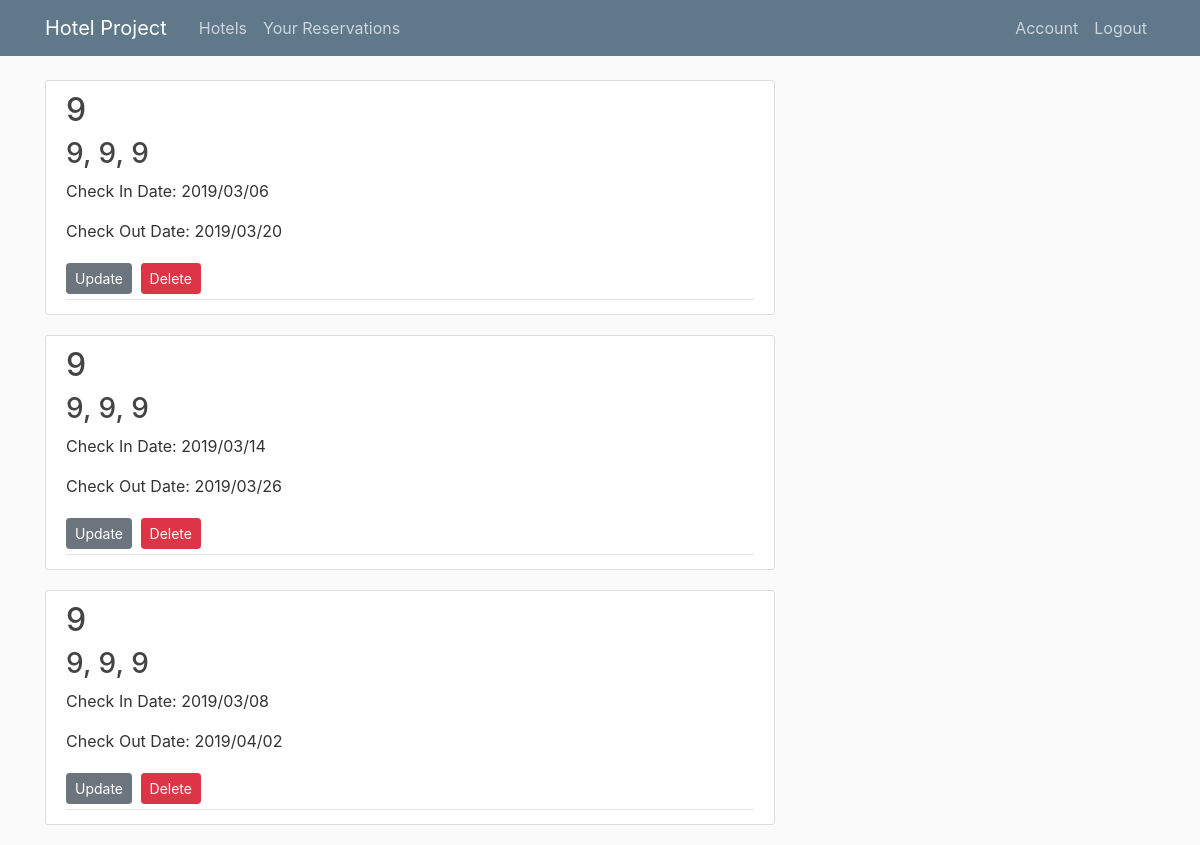
The app's page /reservations (signed in), older data.
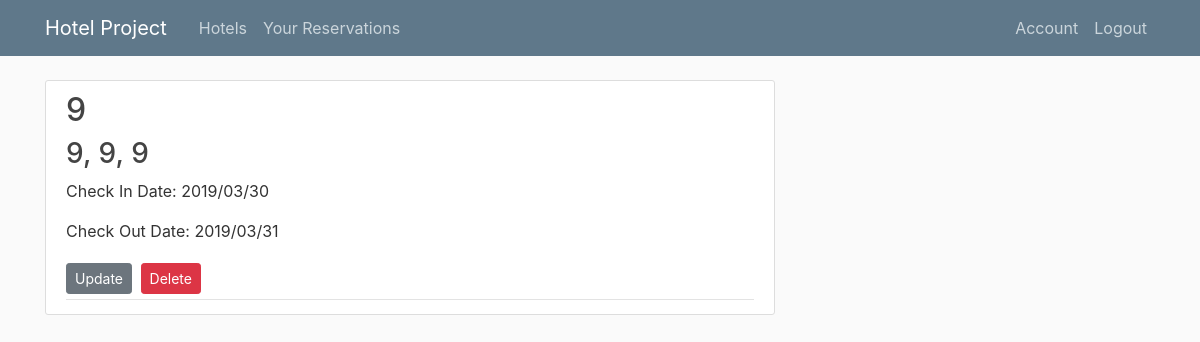
The same page, newer data.
### main/models.py (models this page shows)
class Hotel(db.Model):
    id = db.Column(db.Integer, primary_key = True)
    name = db.Column(db.String(120), nullable = False)
    city = db.Column(db.String(120), nullable = False)
    state = db.Column(db.String(120), nullable = False)
    country = db.Column(db.String(120), nullable = False)
    rating = db.Column(db.Integer, nullable = False)
    price_cat = db.Column(db.String(5), nullable = False)
    price_night = db.Column(db.Integer, nullable = False)
    content = db.Column(db.Text, nullable=False)
    pic_1 = db.Column(db.String(20), nullable = False, default = 'hotel_default.jpg')
    owner_id = db.Column(db.Integer, db.ForeignKey('user.id'), nullable=False)
    reserved = db.relationship('Reservation', backref='reservation_made', lazy=True)
    def __repr__(self):
        return f"Hotel('{self.name}, {self.city}, {self.state}, {self.country}, {self.rating}, {self.price_cat}, {self.price_night}, {self.content}, {self.pic_1}, {self.reserved}')"

class Reservation(db.Model):
    id = db.Column(db.Integer, primary_key = True)
    check_in = db.Column(db.DateTime, nullable = False)
    check_out = db.Column(db.DateTime, nullable = False)
    user_id = db.Column(db.Integer, db.ForeignKey('user.id'), nullable=False)
    hotel_info = db.Column(db.Integer, db.ForeignKey('hotel.id'), nullable=False)
    def __repr__(self):
        return f"Reservation('{self.check_in}, {self.check_out}, {self.user_id}, {self.id}, {self.hotel_info})"

### main/routes.py (the view)
@app.route('/reservations')
@login_required
def reservations():
    if current_user.is_owner == True:
        flash('Please login as a user to access this page', 'danger')
        return render_template('home.html')
    else:
        hotel_reservations = db.session.query(Hotel).join(Reservation, Reservation.hotel_info==Hotel.id).filter(current_user.id==Reservation.user_id).all()
        print(hotel_reservations)
        if len(hotel_reservations) == 0:
            flash('You do not have any reservations yet.')
        for hotel in hotel_reservations:
            reservation_list = []
            if hotel.reserved:
                for reservation in hotel.reserved:
                    if reservation.user_id == current_user.id:
                        reservation_list.append(reservation)
                hotel.reserved = reservation_list
        print(hotel_reservations)
        return render_template('reservations.html', reservations=hotel_reservations)

### main/models.py (called while the page is built)
@login_manager.user_loader
def load_user(user_id):
    return User.query.get(int(user_id))

### main/templates/reservations.html (shortened to what this page needs)
{% extends "layout.html" %}
{% block content %}
  {% for hotel in reservations %}
    {% for reservation in hotel.reserved %}
    <article class="media content-section">
      <div class="media-body">
        <div class="article-metadata">
            <h2><a class="article-title" href="{{ url_for('post', hotel_id=hotel.id) }}">{{ hotel.name }}</a></h2>
            <h3>{{ hotel.city }}, {{ hotel.state }}, {{ hotel.country }}</h3>
            <p class="article-content">Check In Date: {{ reservation.check_in.strftime("%Y/%m/%d") }}</p
            <p class="article-content">Check Out Date: {{ reservation.check_out.strftime("%Y/%m/%d") }}</p>
            <a class="btn btn-secondary btn-sm mt-1 mb-1" href="{{ url_for('update_reservations', reservation_id=reservation.id) }}">Update</a>
            <button type="button" class="btn btn-danger btn-sm m-1" data-toggle="modal" data-target="#deleteModal{{ reservation.id }}">Delete</button>
        </div>
      </div>
    </article>
    {% endfor %}
  {% endfor %}
{% endblock content %}

### main/templates/layout.html (shortened to what this page needs)
<!DOCTYPE html>
<html lang="en">
<head>
    <link rel="stylesheet" href="https://stackpath.bootstrapcdn.com/bootstrap/4.3.0/css/bootstrap.min.css">
    <link rel="stylesheet" type="text/CSS" href="{{ url_for('static', filename='main.css') }}"
</head>
<body>
  <header class="site-header">
  <nav class="navbar navbar-expand-md navbar-dark bg-steel fixed-top">
    <div class="container">
      <a class="navbar-brand mr-4" href="/">Hotel Project</a>
      <div class="collapse navbar-collapse" id="navbarToggle">
        <div class="navbar-nav mr-auto">
          {% if current_user.is_authenticated %}
          <a class="nav-item nav-link" href="{{ url_for('hotels') }}">Hotels</a>
          <a class="nav-item nav-link" href="{{ url_for('reservations') }}">Your Reservations</a>
          {% endif %}
        </div>
        <div class="navbar-nav">
          {% if current_user.is_authenticated %}
            <a class="nav-item nav-link" href="{{ url_for('account') }}">Account</a>
            <a class="nav-item nav-link" href="{{ url_for('logout') }}">Logout</a>
          {% else %}
              <a class="nav-item nav-link" href="{{ url_for('login') }}">Login</a>
              <a class="nav-item nav-link" href="{{ url_for('register') }}">Register</a>
          {% endif %}
        </div>
      </div>
    </div>
  </nav>
</header>
<main role="main" class="container">
  <div class="row">
    <div class="col-md-8">
      {% block content %}{% endblock %}
    </div>
  </div>
</main>
</body>
</html>

### main/static/main.css (style rules this page uses)
body { background: #fafafa; color: #333333; margin-top: 5rem; }
h1, h2, h3, h4, h5, h6 { color: #444444; }
.bg-steel { background-color: #5f788a; }
.site-header .navbar-nav .nav-link { color: #cbd5db; }
.content-section { background: #ffffff; padding: 10px 20px; border: 1px solid #dddddd; border-radius: 3px; margin-bottom: 20px; }
.article-title { color: #444444; }
.article-content { white-space: pre-line; }
.article-metadata { padding-bottom: 1px; margin-bottom: 4px; border-bottom: 1px solid #e3e3e3 }

Row changes from the older to the newer data that the page shows:
removed Reservation: {{ hotel.name }} "9", {{ hotel.city }} "9", {{ hotel.state }} "9", {{ hotel.country }} "9", check_in "2019/03/06", check_out "2019/03/20"
removed Reservation: {{ hotel.name }} "9", {{ hotel.city }} "9", {{ hotel.state }} "9", {{ hotel.country }} "9", check_in "2019/03/14", check_out "2019/03/26"
removed Reservation: {{ hotel.name }} "9", {{ hotel.city }} "9", {{ hotel.state }} "9", {{ hotel.country }} "9", check_in "2019/03/08", check_out "2019/04/02"
added Reservation: {{ hotel.name }} "9", {{ hotel.city }} "9", {{ hotel.state }} "9", {{ hotel.country }} "9", check_in "2019/03/30", check_out "2019/03/31"
